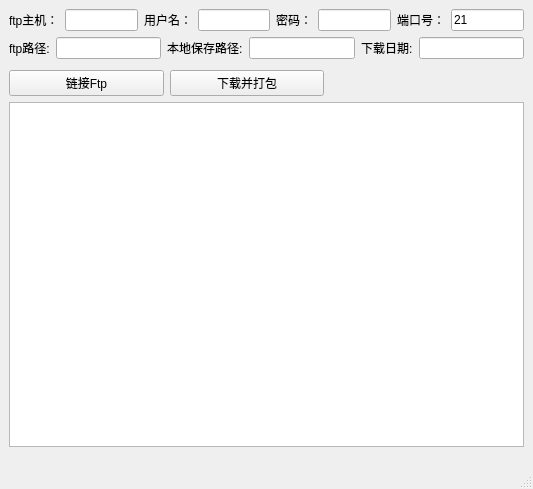
<?xml version="1.0" encoding="UTF-8"?>
<ui version="4.0">
 <class>MainWindow</class>
 <widget class="QMainWindow" name="MainWindow">
  <property name="geometry">
   <rect>
    <x>0</x>
    <y>0</y>
    <width>533</width>
    <height>489</height>
   </rect>
  </property>
  <property name="windowTitle">
   <string>FTP Client</string>
  </property>
  <property name="windowIcon">
   <iconset>
    <normaloff>../../图片资源/icon/FTP.png</normaloff>../../图片资源/icon/FTP.png</iconset>
  </property>
  <widget class="QWidget" name="centralwidget">
   <layout class="QVBoxLayout" name="verticalLayout" stretch="1,1,1,7">
    <property name="bottomMargin">
     <number>20</number>
    </property>
    <item>
     <layout class="QHBoxLayout" name="horizontalLayout">
      <item>
       <widget class="QLabel" name="label">
        <property name="text">
         <string>ftp主机：</string>
        </property>
       </widget>
      </item>
      <item>
       <widget class="QLineEdit" name="lineEdit_3"/>
      </item>
      <item>
       <widget class="QLabel" name="label_2">
        <property name="text">
         <string>用户名：</string>
        </property>
       </widget>
      </item>
      <item>
       <widget class="QLineEdit" name="lineEdit_2"/>
      </item>
      <item>
       <widget class="QLabel" name="label_3">
        <property name="text">
         <string>密码：</string>
        </property>
       </widget>
      </item>
      <item>
       <widget class="QLineEdit" name="lineEdit"/>
      </item>
      <item>
       <widget class="QLabel" name="label_4">
        <property name="text">
         <string>端口号：</string>
        </property>
       </widget>
      </item>
      <item>
       <widget class="QLineEdit" name="lineEdit_4">
        <property name="text">
         <string>21</string>
        </property>
       </widget>
      </item>
     </layout>
    </item>
    <item>
     <layout class="QHBoxLayout" name="horizontalLayout_2">
      <item>
       <widget class="QLabel" name="label_5">
        <property name="text">
         <string>ftp路径:</string>
        </property>
       </widget>
      </item>
      <item>
       <widget class="QLineEdit" name="lineEdit_5"/>
      </item>
      <item>
       <widget class="QLabel" name="label_6">
        <property name="text">
         <string>本地保存路径:</string>
        </property>
       </widget>
      </item>
      <item>
       <widget class="QLineEdit" name="lineEdit_6"/>
      </item>
      <item>
       <widget class="QLabel" name="label_7">
        <property name="text">
         <string>下载日期:</string>
        </property>
       </widget>
      </item>
      <item>
       <widget class="QLineEdit" name="lineEdit_7"/>
      </item>
     </layout>
    </item>
    <item>
     <layout class="QHBoxLayout" name="horizontalLayout_3" stretch="1,1">
      <property name="spacing">
       <number>6</number>
      </property>
      <property name="leftMargin">
       <number>0</number>
      </property>
      <property name="topMargin">
       <number>5</number>
      </property>
      <property name="rightMargin">
       <number>200</number>
      </property>
      <item>
       <widget class="QPushButton" name="pushButton">
        <property name="text">
         <string>链接Ftp</string>
        </property>
       </widget>
      </item>
      <item>
       <widget class="QPushButton" name="pushButton_4">
        <property name="text">
         <string>下载并打包</string>
        </property>
       </widget>
      </item>
     </layout>
    </item>
    <item>
     <layout class="QVBoxLayout" name="verticalLayout_3">
      <item>
       <widget class="QTextBrowser" name="textBrowser"/>
      </item>
     </layout>
    </item>
   </layout>
  </widget>
  <widget class="QStatusBar" name="statusbar"/>
 </widget>
 <resources/>
 <connections>
  <connection>
   <sender>pushButton</sender>
   <signal>clicked()</signal>
   <receiver>pushButton</receiver>
   <slot>click()</slot>
   <hints>
    <hint type="sourcelabel">
     <x>556</x>
     <y>29</y>
    </hint>
    <hint type="destinationlabel">
     <x>556</x>
     <y>29</y>
    </hint>
   </hints>
  </connection>
 </connections>
</ui>
